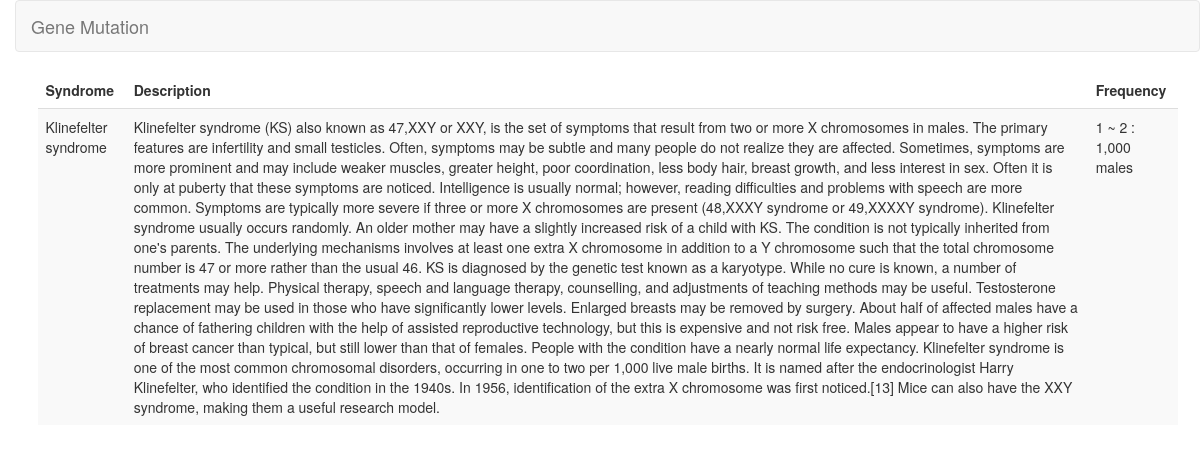
The app's page /mutation/xysyndro/2/ with its own data.
### mutation/models.py (models this page shows, shortened)
class Allo_Syndrome(models.Model):
    allo_syn_code = models.IntegerField(primary_key=True)
    allo_syn_name = models.CharField(max_length=30)
    allo_syn_desc = models.TextField(default='Fill')
    allo_syn_fre = models.CharField(max_length=30, default='Fill')

### mutation/views.py (the view)
# urls.py: path('xysyndro/<int:allo_syn_code>/', views.xysyndro, name='xysyndro'),
def xysyndro(request, allo_syn_code):
    xysyn_info = get_object_or_404(Allo_Syndrome, pk=allo_syn_code)
    return render(request, 'mutation/xysyndro.html', {'xysyn_info':xysyn_info})

### mutation/templates/mutation/xysyndro.html (shortened to what this page needs)
{% extends 'mutation/layout.html' %}
{% block content %}
<div class="container">
    <table class="table table-striped">
        <thead>
        <tr>
            <td><B>Syndrome</B></td>
            <td><B>Description</B></td>
            <td><B>Frequency</B></td>
        </tr>
        </thead>
        <tbody>
        <tr>
            <td>{{xysyn_info.allo_syn_name}}</td>
            <td>{{xysyn_info.allo_syn_desc}}</td>
            <td>{{xysyn_info.allo_syn_fre}}</td>
        </tr>
    </table>
{% endblock %}

### mutation/static/css/blog.css (style rules this page uses)
body { padding-left: 15px; }

### records on screen
Allo_Syndrome: allo_syn_name "Klinefelter syndrome", allo_syn_desc "Klinefelter syndrome (KS) also known as 47,XXY or XXY, is the set of symptoms that result from two or more X chromosomes in males. The primary features are infertility and small testicles. Often, symptoms may be subtle and many people do not realize they are affected. Sometimes, symptoms are more prominent and may include weaker muscles, greater height, poor coordination, less body hair, breast growth, and less interest in sex. Often it is only at puberty that these symptoms are noticed. Intelligence is usually normal; however, reading difficulties and problems with speech are more common. Symptoms are typically more severe if three or more X chromosomes are present (48,XXXY syndrome or…", allo_syn_fre "1 ~ 2 : 1,000 males"
